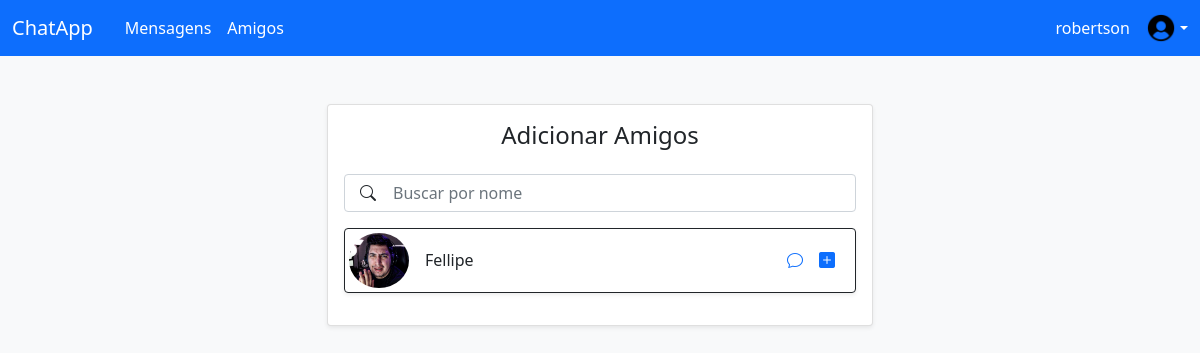
The page /Add_Friends (signed in) on the database as committed earlier.
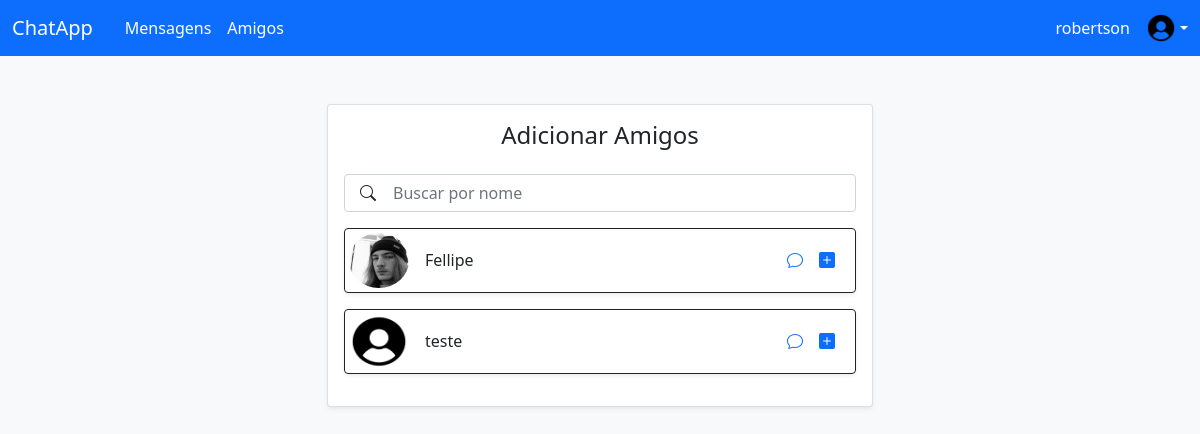
The same page on the database as committed later.
### Users/models.py (models this page shows, shortened)
class User(models.Model):
    name = models.CharField(max_length=100)
    mail = models.CharField(max_length=100)
    picture = models.ImageField(null=True,blank=True, upload_to="imagens/")
    password = models.CharField(max_length=16)
    ativo = models.BooleanField(default=True)

### Users/models.py (the view)
    def wrapper(request, *args, **kwargs):
        if 'user_id' not in request.session:
            return redirect('Login')
        return view_func(request, *args, **kwargs)

### Users/models.py (called while the page is built)
def custom_login_required(view_func):
    def wrapper(request, *args, **kwargs):
        if 'user_id' not in request.session:
            return redirect('Login')
        return view_func(request, *args, **kwargs)
    return wrapper

### Users/views.py (called while the page is built)
@custom_login_required
def Add_Friends(request):
    users = User.objects.exclude(id=request.session['user_id'])
    if request.method =='GET':
        name = request.GET.get('name', '')
        if name:
            users = users.filter(name=name)
    return render(request, 'Friends/Add_Friends.html',{"users":users})

### Users/templates/Friends/Add_Friends.html (shortened to what this page needs)
{% load static %}
<!DOCTYPE html>
<html lang="pt-br">
<head>
    <link href="https://cdn.jsdelivr.net/npm/bootstrap@5.1.3/dist/css/bootstrap.min.css" rel="stylesheet">
    <link rel="stylesheet" href="https://cdn.jsdelivr.net/npm/bootstrap-icons@1.10.5/font/bootstrap-icons.css">
</head>
    {% include 'partials/Header.html' %}
<body class="bg-light">
    <div class="container mt-5">
        <div class="row justify-content-center">
            <div class="col-md-8 col-lg-6">
                <div class="card shadow-sm rounded-4">
                    <div class="card-body">
                        <h4 class="card-title mb-4 text-center">Adicionar Amigos</h4>
                        <form method="GET" action="">
                            <div class="mb-3 position-relative">
                                <input type="text" class="form-control ps-5" id="name" name="name" value="{{ request.GET.name }}" placeholder="Buscar por nome">
                                <i class="bi bi-search position-absolute top-50 start-0 translate-middle-y ps-3"></i>
                            </div>
                        </form>
                        {% for user in users %}
                        <div class="mb-3 shadow-sm border border-dark p-1 rounded d-flex align-items-center justify-content-between">
                            <div class="d-flex align-items-center">
                                {% if user.picture %}
                                <img src="{{ user.picture.url }}"
                                    class="rounded-circle me-3"
                                    style="width: 60px; height: 55px;"
                                    alt="Avatar">
                                {% else %}
                                <img src="{% static 'images/default.png' %}"
                                    class="rounded-circle me-3"
                                    style="width: 60px; height: 55px;"
                                    alt="Avatar">
                                {% endif %}
                                <span class="fw-semibold">{{ user.name }}</span>
                            </div>
                            <div class="d-flex">
                                <a href=""><i class="bi bi-chat me-3"></i></a>
                                <a href=""><i class="bi bi-plus-square-fill me-3"></i></a>
                            </div>
                        </div>
                        {% empty %}
                        <div class="mb-3 shadow-sm border border-dark p-1 rounded d-flex align-items-center justify-content-between">
                            <span class="fw-semibold">Nenhum usuário encontrado</span>
                        </div>
                        {% endfor %}
                    </div>
                </div>
            </div>
        </div>
    </div>
</body>
</html>

Rows that differ between the two databases and show on the page:
changed User "Fellipe": picture: a different picture
added User: name "teste"
